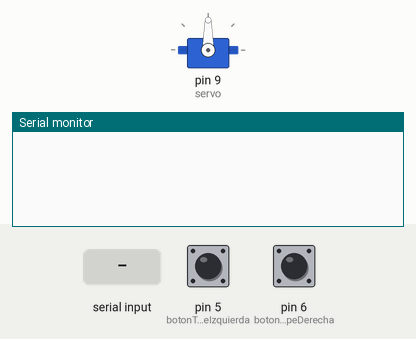
Bench run of a sketch on a simulated Arduino Uno, built with avr-gcc and run on an emulated ATmega328P. On the bench: servo, the last lines printed to the serial monitor. Inputs (shaded band) come from the test bench; at power-on: pin 5 (botonTopeIzquierda) LOW, pin 6 (botonTopeDerecha) LOW.

Above: at 1.2 s.
1.3 s: "-," received over Serial
At 2.0 s:
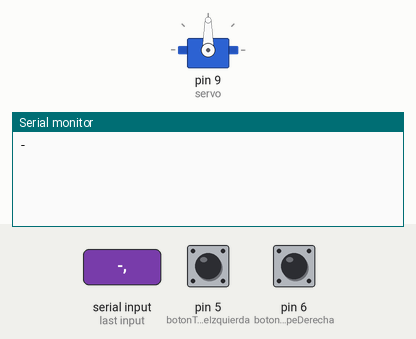
At 3.5 s:
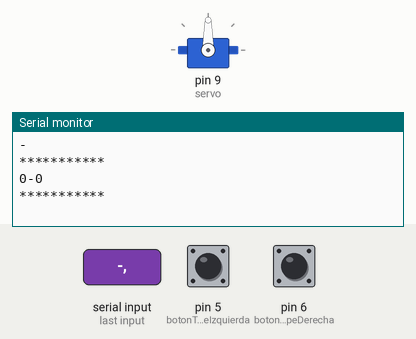

Measured:
- after the input at 1.3 s, the serial monitor: prints a new line at once (image 1)

The sketch:

_4.3_Sistema_de_coordenadas.ino
```cpp
#include <Servo.h>
#define botonTopeDerecha 6// Boton final derecha
#define botonTopeIzquierda 5// Boton final izquierda

Servo servo;

//Constantes movimiento servo motor.
const int DERECHA = 180;
const int IZQUIERDA = 0;
const int PARADO = 90;

//Variable para guardar el tiempo que tarda el carro en ir de un tope a otro.
long tiempoTotal;
long tiempoInicio;
long tiempoFin;

//Variable para saber si debe o no calibrar el carro.
//calibrado = true el sistema esta calibrado
//calibrado = false el sistema ha de calibrarse

//Variables control
bool topeDerecha;
bool topeIzquierda;

//Array de cordenadas
String coordenadas[24];
int coordenadaActual = 0;

void setup() {
  // put your setup code here, to run once:
  Serial.begin(9600);
  servo.attach(9);
  pinMode(botonTopeDerecha, INPUT);
  pinMode(botonTopeIzquierda, INPUT);

  //topeDerecha = false;
  tiempoTotal = calibrar();
}

void loop() {
  //Esperamos las cordenadas para mover el carro.
  //Leer coordenadas de serial.
  if (Serial.available() > 0) {
    //Generar Array coordenadas
    generarArrayCoordenadas();
    Serial.println("***********");
    //Iniciar movimiento carro a coordenadas.
    moverCarroCoordenadas();
    Serial.println("***********");
  }
}

/*
   Metodo que parte un String co elformato X-tiempo en dos
   variables coordenadaX y tiempoEspera en esa coordenada.
*/
void moverCarroCoordenadas() {
  int i = 0;
  while (coordenadas[i] != "") {
    int coordenadaX = coordenadas[i].substring(0, coordenadas[i].indexOf("-")).toInt() ;
    long tiempoEspera = coordenadas[i].substring(coordenadas[i].indexOf("-") + 1, coordenadas[i].length()).toInt();
    Serial.print(coordenadaX);
    Serial.print("-");
    Serial.println(tiempoEspera);

    //mover el carro a la posicion y esperar.
    mover(coordenadaX, tiempoEspera);
    i++;
  }
}

/*
   Metodo que mueve el carro a la posicion que se le pasa como parametro
   y espera en esa posicion el tiempo que se le pasa como parametro.
*/
int mover(int coordenadaX, long tiempoEspera) {
  if (coordenadaX > coordenadaActual) {
    servo.write(DERECHA);
    delay((tiempoTotal / 24 * (coordenadaX - coordenadaActual)));
    servo.write(PARADO);
    delay(tiempoEspera);
  } else if (coordenadaX < coordenadaActual) {
    servo.write(IZQUIERDA);
    delay(tiempoTotal / 24 * abs(coordenadaX - coordenadaActual));
    servo.write(PARADO);
    delay(tiempoEspera);
  }
  coordenadaActual = coordenadaX;

}
/*
   Metodo que parte un string de coordenadas con el formato X-tiempo
   leido por el serial por el separador ",".

*/
void generarArrayCoordenadas() {
  int i = 0;
  String linea = "";
  do {
    linea = Serial.readStringUntil(',');
    Serial.println(linea);
    coordenadas[i] = linea;
    i++;
  } while (linea != "" && i < 24);
}

/*
   Metodo que coloca el carro en la posicion inicial
   y devuelve el tiempo que tarda en hacer el recorrido.
*/
long calibrar() {
  moverCarroFin();
  tiempoInicio = millis();
  moverCarroInicio();
  tiempoFin = millis();
  return tiempoFin - tiempoInicio;
}

/*
   Metodo que mueve el carro al final de la cinta.
*/
void moverCarroFin() {
  servo.write(DERECHA);
  while (digitalRead(botonTopeDerecha) == HIGH) {
    topeDerecha = false;
  }
  topeDerecha = true;
}

/*
   Metodoque situa el carro en la posicion inicial de la cinta.
*/
void moverCarroInicio() {
  servo.write(IZQUIERDA);
  while (digitalRead(botonTopeIzquierda) == HIGH) {
    topeIzquierda = false;
  }
  topeIzquierda = true;
  servo.write(PARADO);
}
```
